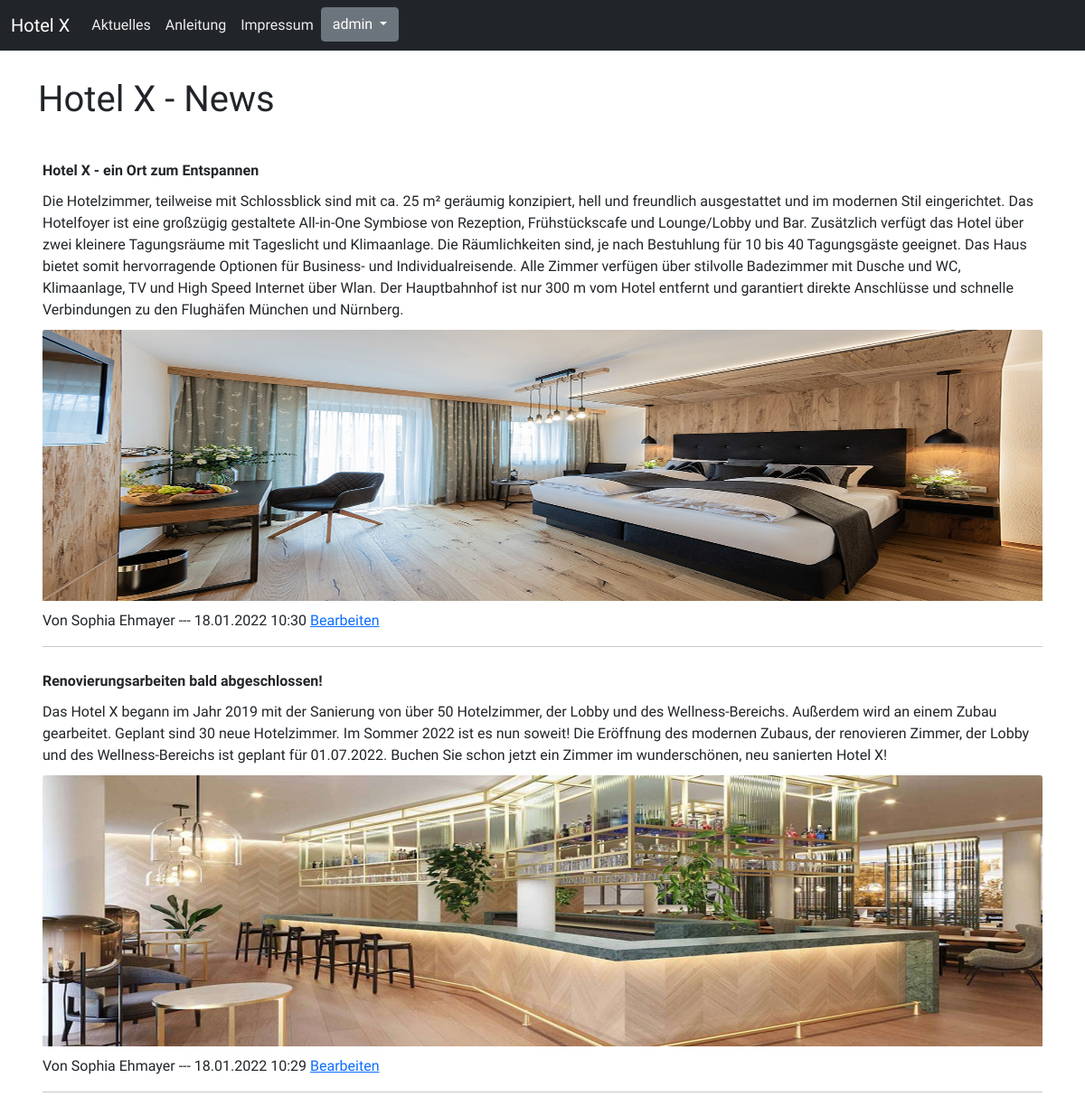
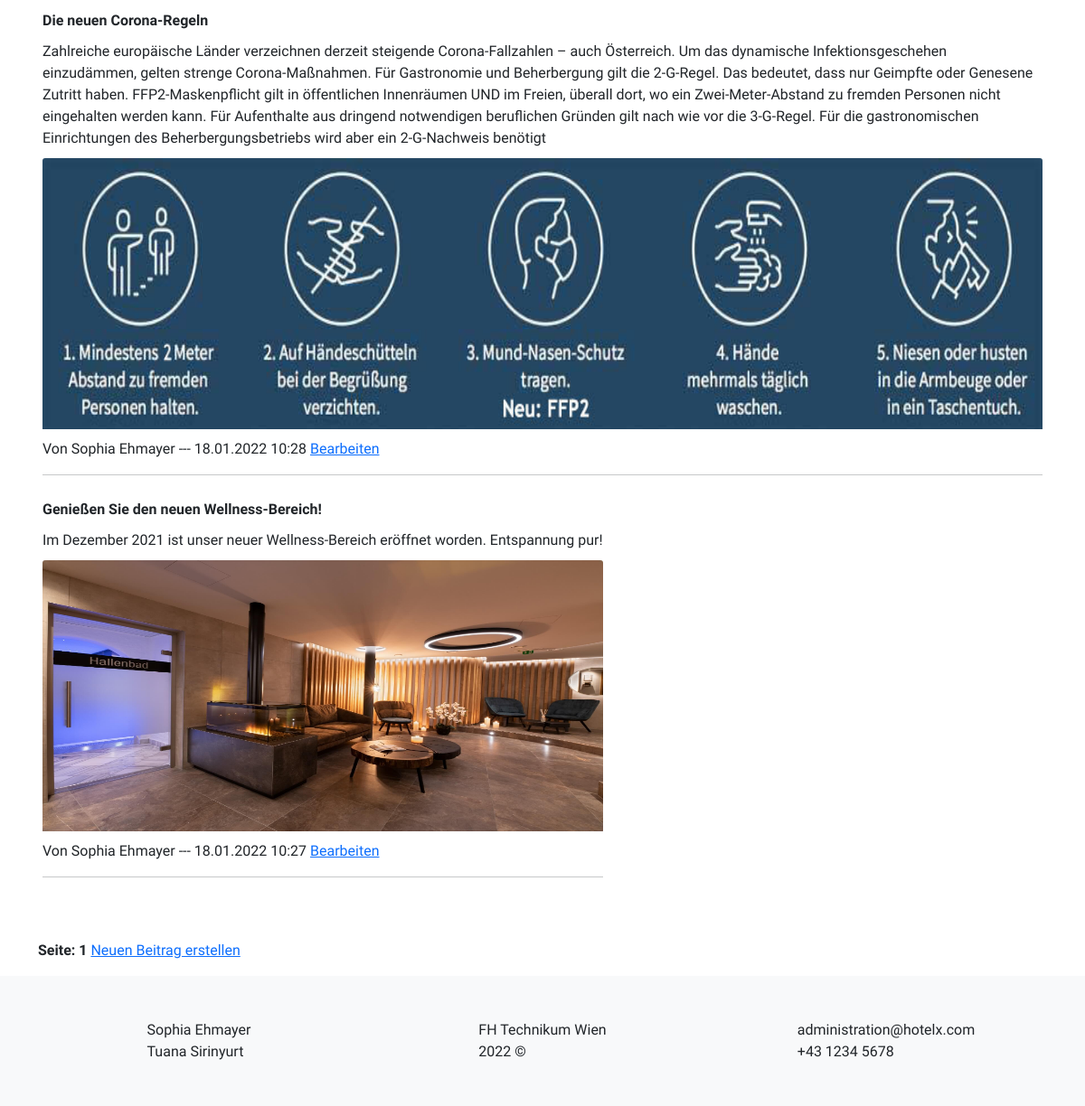
The page /?site=news (signed in) on the database its author committed (2 pictures, top to bottom).
### tables this page shows
CREATE TABLE `news` (
  `id` int(11) NOT NULL,
  `image` varchar(250) NOT NULL,
  `content` text NOT NULL,
  `author` varchar(45) DEFAULT NULL,
  `title` varchar(120) NOT NULL,
  `dateTime` int(11) NOT NULL
);

### news.php (the view)
<!DOCTYPE html>
<html lang="en">
<body>
    <div class = "container">
    <h1>Hotel X - News</h1>
<?php
require_once('dbaccess.php');
if(!isset($seite))
        {
            $seite = 1;
        }
        $eintraege_pro_seite = 10;
        $start = $seite * $eintraege_pro_seite - $eintraege_pro_seite;
        $abfrage = "SELECT * FROM news ORDER BY id DESC LIMIT $start, $eintraege_pro_seite";
        $ergebnis = mysqli_query($db_obj,$abfrage);
        while($row = mysqli_fetch_object($ergebnis))
        {
            $id = $row->id;
            $date = date("d.m.Y H:i", $row->dateTime);
            $title = $row->title;
            $author=$row->author;
            $content = $row->content;
            $image = $row->image;
           echo "
           <table border='0' cellspacing='0' cellpadding='5'>
            <tr>
                <td>
                    <b>$title</b>
                   </td>
               </tr>
               <tr>
                   <td>
                       $content
                   </td>
               </tr>
               <tr>
                   <td>
                   <img class='card-img-top' src='./uploadImage/".$image."' alt='image' width=300 height=300>
                   </td>
               </tr>
               <tr>
               <td>
                   Von $author --- $date  ";
                   if(isset($_SESSION['role']) && $_SESSION["role"] == 'admin'){
                       echo " <a href='editNewsFormular.php?id=$id'>Bearbeiten</a> ";
                   }
                  echo  "
                   <hr>
               </td>
           </tr>
               </table>";
           }
        $result = mysqli_query($db_obj,"SELECT id FROM news");
        $menge = mysqli_num_rows($result);
        $wieviel_seiten = $menge / $eintraege_pro_seite;
        echo '<br /><br />';
        echo "<b>Seite:</b> ";
        for($a=0; $a < $wieviel_seiten; $a++)
        {
            $b = $a + 1;
            if($seite == $b)
            {
                echo "  <b>$b</b> ";
            }
            else
            {
               echo "  Test ";
            }
        }
                   if(isset($_SESSION['role']) && $_SESSION['role'] == 'admin'){
                       echo " <a href='?site=createNews'>Neuen Beitrag erstellen</a> ";
                   }
        ?>
    </div>
</body>
</html>

### css/style.css (style rules this page uses)
* { font-family: "Abel", sans-serif; }
body { margin: 0; }
h1 { margin: 50px 0px; }
h1 { padding: 30px 0px; }
@media all and (min-width: 1124px) { .container { margin: 0px 5em; } }

### rows shown on the page
news: title "Hotel X - ein Ort zum Entspannen", content "Die Hotelzimmer, teilweise mit Schlossblick sind mit ca. 25 m² geräumig konzipiert, hell und freundlich ausgestattet und im modernen Stil eingerichtet. Das Hotelfoyer ist eine großzügig gestaltete All-in-One Symbiose von Rezeption, Frühstückscafe und Lounge/Lobby und Bar. Zusätzlich verfügt das Hotel über zwei kleinere Tagungsräume mit Tageslicht und Klimaanlage. Die Räumlichkeiten sind, je nach Bestuhlung für 10 bis 40 Tagungsgäste geeignet. Das Haus bietet somit hervorragende Optionen für Business- und Individualreisende. Alle Zimmer verfügen über stilvolle Badezimmer mit Dusche und WC, Klimaanlage, TV und High Speed Internet über Wlan. Der Hauptbahnhof ist nur 300 m vom Hotel entfernt…", image (picture), author "Sophia Ehmayer", dateTime "18.01.2022 10:30"
news: title "Renovierungsarbeiten bald abgeschlossen!", content "Das Hotel X begann im Jahr 2019 mit der Sanierung von über 50 Hotelzimmer, der Lobby und des Wellness-Bereichs. Außerdem wird an einem Zubau gearbeitet. Geplant sind 30 neue Hotelzimmer. Im Sommer 2022 ist es nun soweit! Die Eröffnung des modernen Zubaus, der renovieren Zimmer, der Lobby und des Wellness-Bereichs ist geplant für 01.07.2022. Buchen Sie schon jetzt ein Zimmer im wunderschönen, neu sanierten Hotel X!", image (picture), author "Sophia Ehmayer", dateTime "18.01.2022 10:29"
news: title "Die neuen Corona-Regeln", content "Zahlreiche europäische Länder verzeichnen derzeit steigende Corona-Fallzahlen – auch Österreich. Um das dynamische Infektionsgeschehen einzudämmen, gelten strenge Corona-Maßnahmen. Für Gastronomie und Beherbergung gilt die 2-G-Regel. Das bedeutet, dass nur Geimpfte oder Genesene Zutritt haben. FFP2-Maskenpflicht gilt in öffentlichen Innenräumen UND im Freien, überall dort, wo ein Zwei-Meter-Abstand zu fremden Personen nicht eingehalten werden kann. Für Aufenthalte aus dringend notwendigen beruflichen Gründen gilt nach wie vor die 3-G-Regel. Für die gastronomischen Einrichtungen des Beherbergungsbetriebs wird aber ein 2-G-Nachweis benötigt", image (picture), author "Sophia Ehmayer", dateTime "18.01.2022 10:28"
news: title "Genießen Sie den neuen Wellness-Bereich!", content "Im Dezember 2021 ist unser neuer Wellness-Bereich eröffnet worden. Entspannung pur!", image (picture), author "Sophia Ehmayer", dateTime "18.01.2022 10:27"

### other values the page prints
$_SESSION["username"] "admin"
$b "1"
